Frame 1 (no input): blank canvas, image omitted
Frame 60 (no input): blank canvas, image omitted
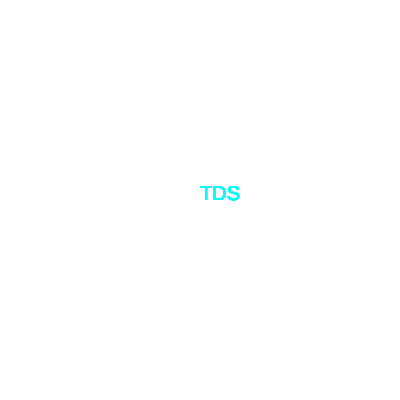
Frame 120 (the mouse pressed at the canvas centre since frame 60)

The p5.js sketch whose frames 1 and 60 were blank and that drew this single picture after the mouse press (run headless with seeded random() and noise() and a simulated clock; from frame 60 on, the mouse is pressed at the canvas centre):

// p5.js sketch
// ── sketch.js
//Projeto 4 - Adicionando Texto

function setup() {
  createCanvas(400, 400);
}

function draw() {
  if(mouseIsPressed){
    textSize(20);
    fill(0,255,255)
    text("TDS",mouseX,mouseY)
  }
}
